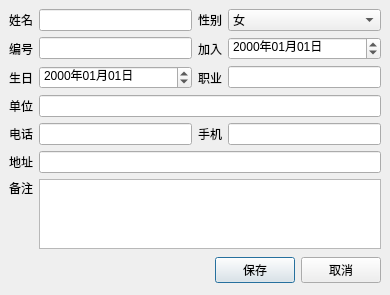
<ui version="4.0" >
 <author></author>
 <comment></comment>
 <exportmacro></exportmacro>
 <class>CustomerEditDialog</class>
 <widget class="QDialog" name="CustomerEditDialog" >
  <property name="geometry" >
   <rect>
    <x>0</x>
    <y>0</y>
    <width>390</width>
    <height>273</height>
   </rect>
  </property>
  <property name="windowTitle" >
   <string>Dialog</string>
  </property>
  <layout class="QVBoxLayout" >
   <property name="margin" >
    <number>9</number>
   </property>
   <property name="spacing" >
    <number>6</number>
   </property>
   <item>
    <layout class="QGridLayout" >
     <property name="margin" >
      <number>0</number>
     </property>
     <property name="spacing" >
      <number>6</number>
     </property>
     <item row="0" column="2" >
      <widget class="QLabel" name="label_3" >
       <property name="text" >
        <string>性别</string>
       </property>
      </widget>
     </item>
     <item row="1" column="2" >
      <widget class="QLabel" name="label_11" >
       <property name="text" >
        <string>加入</string>
       </property>
      </widget>
     </item>
     <item row="2" column="3" >
      <widget class="QLineEdit" name="lineEditEmploy" />
     </item>
     <item row="6" column="0" >
      <widget class="QLabel" name="label_10" >
       <property name="text" >
        <string>备注</string>
       </property>
       <property name="alignment" >
        <set>Qt::AlignLeading|Qt::AlignLeft|Qt::AlignTop</set>
       </property>
      </widget>
     </item>
     <item row="0" column="1" >
      <widget class="QLineEdit" name="lineEditFullName" />
     </item>
     <item row="4" column="1" >
      <widget class="QLineEdit" name="lineEditPhone" />
     </item>
     <item row="3" column="1" colspan="3" >
      <widget class="QLineEdit" name="lineEditCompany" />
     </item>
     <item row="1" column="0" >
      <widget class="QLabel" name="label" >
       <property name="text" >
        <string>编号</string>
       </property>
      </widget>
     </item>
     <item row="1" column="1" >
      <widget class="QLineEdit" name="lineEditCustomerNo" />
     </item>
     <item row="2" column="2" >
      <widget class="QLabel" name="label_8" >
       <property name="text" >
        <string>职业</string>
       </property>
      </widget>
     </item>
     <item row="5" column="1" colspan="3" >
      <widget class="QLineEdit" name="lineEditAddress" />
     </item>
     <item row="4" column="2" >
      <widget class="QLabel" name="label_5" >
       <property name="text" >
        <string>手机</string>
       </property>
      </widget>
     </item>
     <item row="0" column="3" >
      <widget class="QComboBox" name="comboBoxGender" >
       <item>
        <property name="text" >
         <string>女</string>
        </property>
       </item>
       <item>
        <property name="text" >
         <string>男</string>
        </property>
       </item>
      </widget>
     </item>
     <item row="5" column="0" >
      <widget class="QLabel" name="label_9" >
       <property name="text" >
        <string>地址</string>
       </property>
      </widget>
     </item>
     <item row="2" column="0" >
      <widget class="QLabel" name="label_6" >
       <property name="text" >
        <string>生日</string>
       </property>
      </widget>
     </item>
     <item row="2" column="1" >
      <widget class="QDateEdit" name="dateEditBirth" >
       <property name="displayFormat" >
        <string>yyyy年MM月dd日</string>
       </property>
      </widget>
     </item>
     <item row="0" column="0" >
      <widget class="QLabel" name="label_2" >
       <property name="text" >
        <string>姓名</string>
       </property>
      </widget>
     </item>
     <item row="4" column="3" >
      <widget class="QLineEdit" name="lineEditMobile" />
     </item>
     <item row="3" column="0" >
      <widget class="QLabel" name="label_7" >
       <property name="text" >
        <string>单位</string>
       </property>
      </widget>
     </item>
     <item row="4" column="0" >
      <widget class="QLabel" name="label_4" >
       <property name="text" >
        <string>电话</string>
       </property>
      </widget>
     </item>
     <item row="1" column="3" >
      <widget class="QDateEdit" name="dateEditAddDate" >
       <property name="displayFormat" >
        <string>yyyy年MM月dd日</string>
       </property>
      </widget>
     </item>
     <item row="6" column="1" colspan="3" >
      <widget class="QTextEdit" name="textEditRemark" >
       <property name="minimumSize" >
        <size>
         <width>0</width>
         <height>0</height>
        </size>
       </property>
      </widget>
     </item>
    </layout>
   </item>
   <item>
    <layout class="QHBoxLayout" >
     <property name="margin" >
      <number>0</number>
     </property>
     <property name="spacing" >
      <number>6</number>
     </property>
     <item>
      <spacer>
       <property name="orientation" >
        <enum>Qt::Horizontal</enum>
       </property>
       <property name="sizeHint" >
        <size>
         <width>131</width>
         <height>31</height>
        </size>
       </property>
      </spacer>
     </item>
     <item>
      <widget class="QPushButton" name="okButton" >
       <property name="text" >
        <string>保存</string>
       </property>
      </widget>
     </item>
     <item>
      <widget class="QPushButton" name="cancelButton" >
       <property name="text" >
        <string>取消</string>
       </property>
      </widget>
     </item>
    </layout>
   </item>
  </layout>
 </widget>
 <pixmapfunction></pixmapfunction>
 <tabstops>
  <tabstop>lineEditFullName</tabstop>
  <tabstop>comboBoxGender</tabstop>
  <tabstop>lineEditCustomerNo</tabstop>
  <tabstop>dateEditAddDate</tabstop>
  <tabstop>dateEditBirth</tabstop>
  <tabstop>lineEditEmploy</tabstop>
  <tabstop>lineEditCompany</tabstop>
  <tabstop>lineEditPhone</tabstop>
  <tabstop>lineEditMobile</tabstop>
  <tabstop>lineEditAddress</tabstop>
  <tabstop>textEditRemark</tabstop>
  <tabstop>okButton</tabstop>
  <tabstop>cancelButton</tabstop>
 </tabstops>
 <resources/>
 <connections>
  <connection>
   <sender>cancelButton</sender>
   <signal>clicked()</signal>
   <receiver>CustomerEditDialog</receiver>
   <slot>reject()</slot>
   <hints>
    <hint type="sourcelabel" >
     <x>369</x>
     <y>253</y>
    </hint>
    <hint type="destinationlabel" >
     <x>179</x>
     <y>282</y>
    </hint>
   </hints>
  </connection>
 </connections>
</ui>
